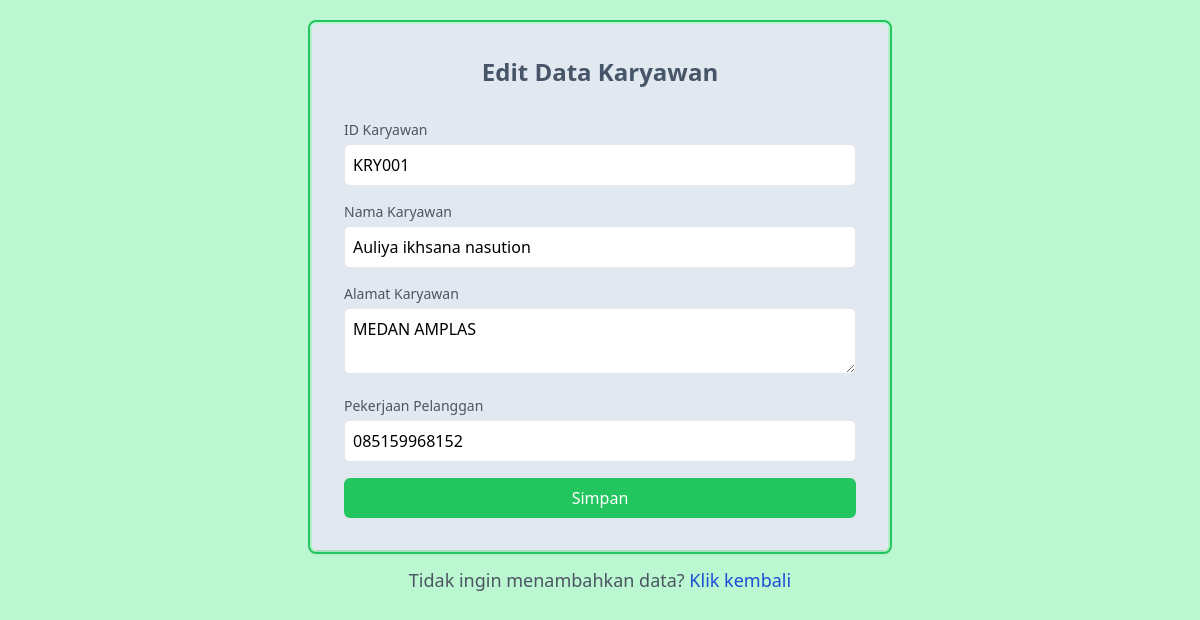
/build/pages/function/editkaryawan.php?id=KRY001 (signed in), run on the app's committed database.
### tables this page shows
CREATE TABLE `karyawan` (
  `id_karyawan` char(10) NOT NULL DEFAULT '',
  `nama_karyawan` varchar(255) DEFAULT NULL,
  `alamat` varchar(100) DEFAULT NULL,
  `no_telepon` varchar(20) DEFAULT NULL
);

### build/pages/function/editkaryawan.php (the view, shortened to what this page needs)
<!DOCTYPE html>
<html lang="en">
<head>
    <script src="https://cdn.tailwindcss.com"></script>
</head>
<body class="bg-green-200 p-6">
    <?php
    include 'koneksi.php';
    $id = $_GET['id'];
    $data = mysqli_query($conn, "select * from karyawan where id_karyawan= '$id'");
    while ($row = mysqli_fetch_array($data)) {
    ?>
        <div class="max-w-xl mx-auto  rounded p-8 shadow-md outline outline-2  outline-offset-2 outline-green-500 bg-slate-200">
            <h2 class="text-2xl font-bold mb-8 text-slate-600 text-center ">Edit Data Karyawan</h2>
            <form action="proseseditkaryawan.php" method="post" class="space-y-4 ">
                <div>
                    <label for="id" class="block text-sm font-medium text-gray-600">ID Karyawan</label>
                    <input type="text" id="id_karyawan" name="id" value="<?php echo $row['id_karyawan']; ?>" class="mt-1 p-2 w-full border rounded-md " readonly>
                </div>
                <div>
                    <label for="nama" class="block text-sm font-medium text-gray-600">Nama Karyawan</label>
                    <input type="text" id="nama_Karyawan" name="nama" value="<?php echo $row['nama_karyawan']; ?>" class="mt-1 p-2 w-full border rounded-md">
                </div>
                <div>
                    <label for="alamat" class="block text-sm font-medium text-gray-600">Alamat Karyawan</label>
                    <textarea id="alamat_karyawan" name="alamat" value="<?php echo $row['id_karyawan']; ?>" class="mt-1 p-2 w-full border rounded-md"><?php echo $row['alamat']; ?></textarea>
                </div>
                <div>
                    <label for="pekerjaan" class="block text-sm font-medium text-gray-600">Pekerjaan Pelanggan</label>
                    <input type="text" id="no_telepon" name="no_telepon" value="<?php echo $row['no_telepon']; ?>" class="mt-1 p-2 w-full border rounded-md">
                </div>
                <div>
                    <button type="submit" class="w-full bg-green-500 text-white p-2 rounded-md hover:bg-green-700">Simpan</button>
                </div>
            </form>
        </div>
        <p class="mt-4 text-lg text-gray-600 text-center">Tidak ingin menambahkan data? <a href="../datakaryawan.php" class="text-blue-700 no-underline hover:underline">Klik kembali</a></p>
</body>
<?php
    }
?>
</html>

### data on the page
karyawan: id "KRY001", nama "Auliya ikhsana nasution", alamat "MEDAN AMPLAS", no_telepon "085159968152"
